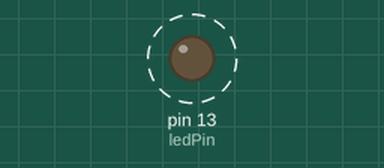
Bench run of a sketch on a simulated Arduino Uno, built with avr-gcc and run on an emulated ATmega328P. Shown: output pins drawn as LEDs (lit = HIGH). Dashed ring = blinking.

Above: at 0.5 s.
Timing chart, 0 to 4.6 s (numbered marks = the images above):
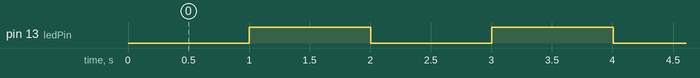

The sketch:

Blink_Without_Delay.ino
```cpp
/**
 * Declear global variable.
 * All variable declear here can be access
 * from any function below.
 */

const int ledPin = 13;
int ledState = LOW;
long previousMillis = 0;
long interval = 1000;     // in milliseconds

void setup() {
  // set the digital pin as output
  pinMode(ledPin, OUTPUT);

}

void loop() {
  // local variable
  // It available in this function only.
  // set current state
  unsigned long currentMillis = millis();

  if (currentMillis - previousMillis > interval) {
    // save current state
    previousMillis = currentMillis;

    // if the LED if off turn it on and vice-versa
    if (ledState == LOW) {
      ledState = HIGH;
    } else {
      ledState = LOW;
    }

    // set the LED with ledState variable
    digitalWrite(ledPin, ledState);
  }
}
```

Measured:
- by itself, pin 13 (ledPin): alternates HIGH for 1.0 s and LOW for 1.0 s
